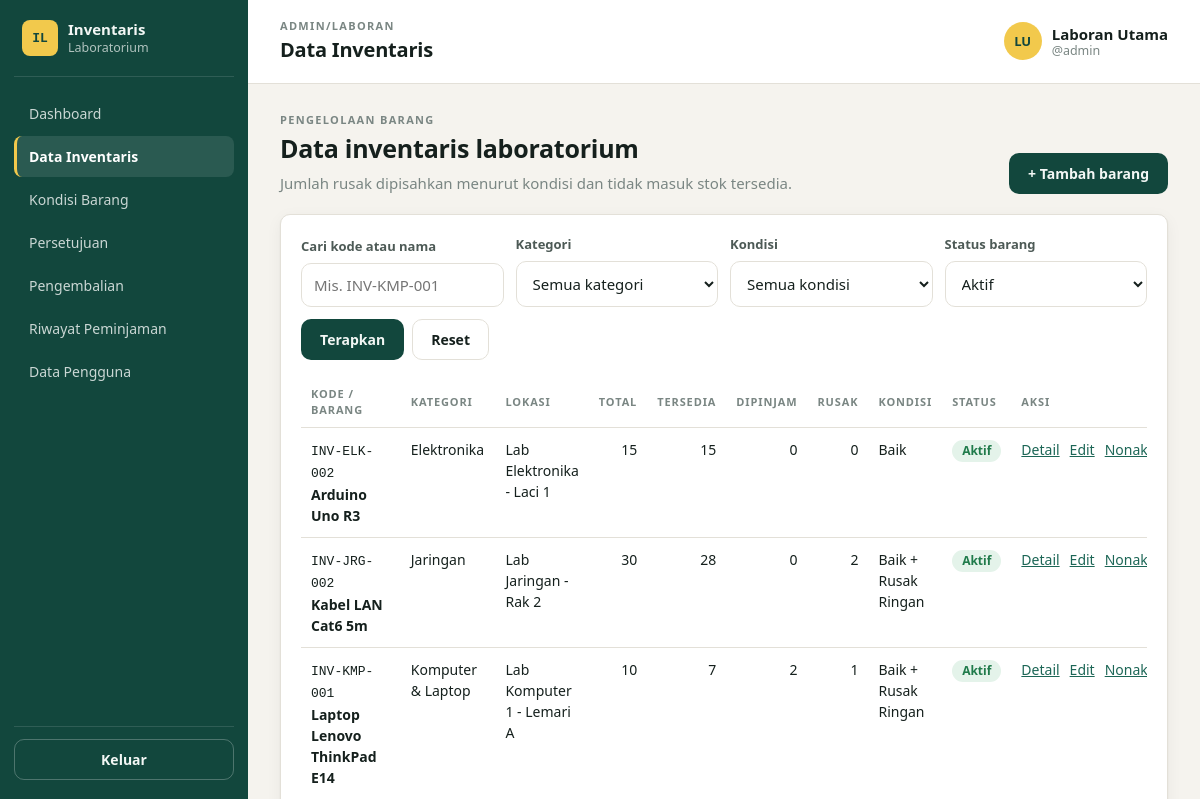
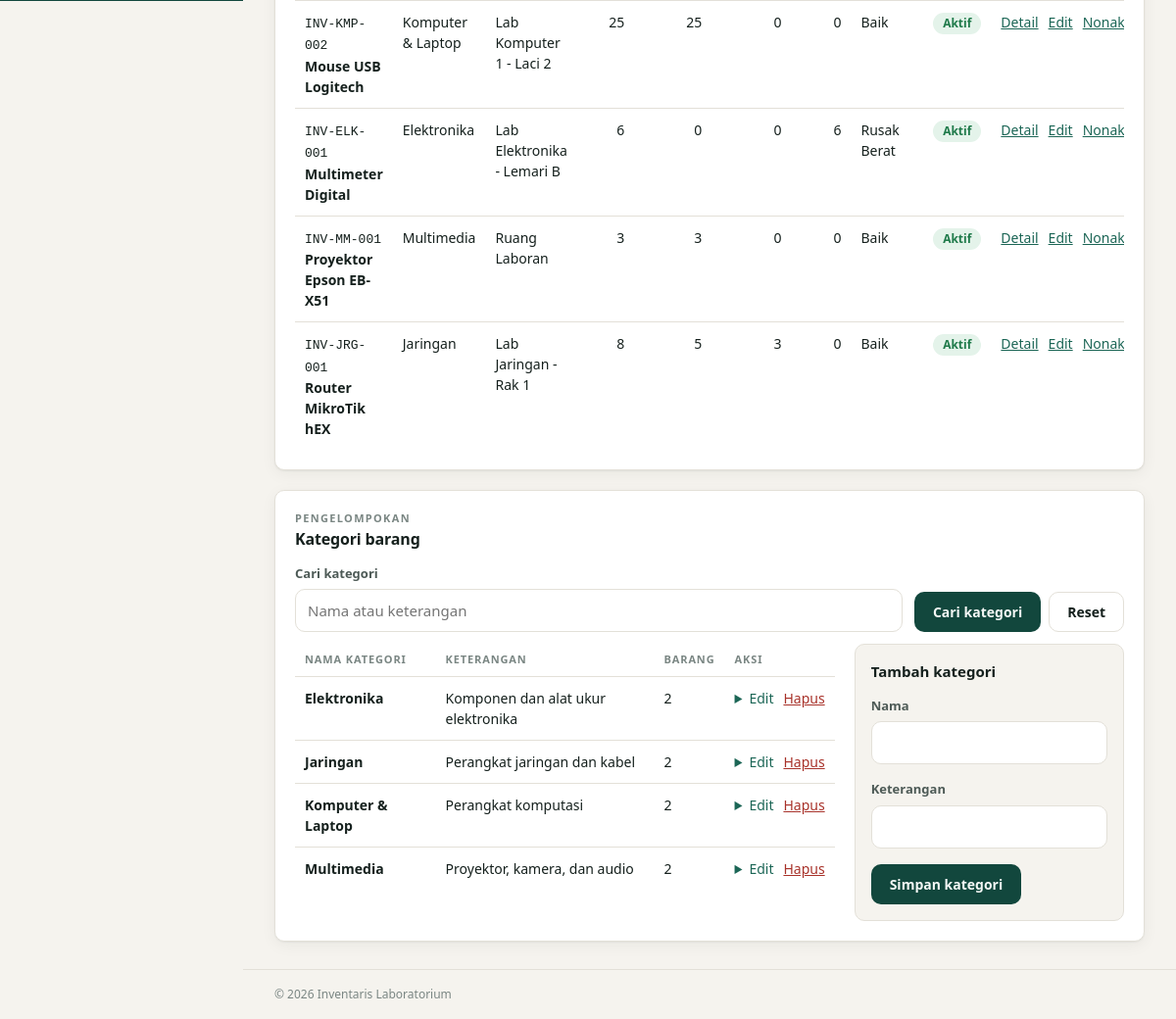
Page /modules/inventaris/index.php (signed in) on the committed database (2 pictures, top to bottom).
### tables this page shows
CREATE TABLE users (
  id            INT UNSIGNED AUTO_INCREMENT PRIMARY KEY,
  full_name     VARCHAR(100) NOT NULL,
  username      VARCHAR(50)  NOT NULL,
  password_hash VARCHAR(255) NOT NULL,              
  role          ENUM('admin','peminjam') NOT NULL DEFAULT 'peminjam',
  identity_no   VARCHAR(30)  NULL,                  
  user_type     ENUM('laboran','mahasiswa','dosen') NOT NULL DEFAULT 'mahasiswa',
  is_active     TINYINT(1)   NOT NULL DEFAULT 1,    
  created_at    DATETIME     NOT NULL DEFAULT CURRENT_TIMESTAMP,
  updated_at    DATETIME     NOT NULL DEFAULT CURRENT_TIMESTAMP ON UPDATE CURRENT_TIMESTAMP,
  CONSTRAINT uq_users_username UNIQUE (username)
);

CREATE TABLE inventories (
  id              INT UNSIGNED AUTO_INCREMENT PRIMARY KEY,
  code            VARCHAR(30)  NOT NULL,
  name            VARCHAR(150) NOT NULL,
  category_id     INT UNSIGNED NOT NULL,
  location        VARCHAR(100) NOT NULL,
  description     TEXT NULL,
  qty_total       INT UNSIGNED NOT NULL DEFAULT 0,
  qty_available   INT UNSIGNED NOT NULL DEFAULT 0,
  qty_borrowed    INT UNSIGNED NOT NULL DEFAULT 0,
  qty_damaged     INT UNSIGNED NOT NULL DEFAULT 0,  
  qty_damaged_light INT UNSIGNED NOT NULL DEFAULT 0,
  qty_damaged_heavy INT UNSIGNED NOT NULL DEFAULT 0,
  is_active       TINYINT(1)   NOT NULL DEFAULT 1,  
  created_at      DATETIME     NOT NULL DEFAULT CURRENT_TIMESTAMP,
  updated_at      DATETIME     NOT NULL DEFAULT CURRENT_TIMESTAMP ON UPDATE CURRENT_TIMESTAMP,
  CONSTRAINT uq_inventories_code UNIQUE (code),
  CONSTRAINT fk_inventories_category FOREIGN KEY (category_id)
    REFERENCES categories(id) ON UPDATE CASCADE ON DELETE RESTRICT,
  CONSTRAINT chk_inventories_balance
    CHECK (qty_total = qty_available + qty_borrowed + qty_damaged),
  CONSTRAINT chk_inventories_damage_split
    CHECK (qty_damaged = qty_damaged_light + qty_damaged_heavy)
);

CREATE TABLE categories (
  id          INT UNSIGNED AUTO_INCREMENT PRIMARY KEY,
  name        VARCHAR(100) NOT NULL,
  description VARCHAR(255) NULL,
  is_active   TINYINT(1)   NOT NULL DEFAULT 1,
  created_at  DATETIME     NOT NULL DEFAULT CURRENT_TIMESTAMP,
  updated_at  DATETIME     NOT NULL DEFAULT CURRENT_TIMESTAMP ON UPDATE CURRENT_TIMESTAMP,
  CONSTRAINT uq_categories_name UNIQUE (name)
);

### includes/helpers.php (called while the page is built, shortened)
<?php
require_once __DIR__ . '/../config/database.php';
function e($value): string
{
    return htmlspecialchars((string)$value, ENT_QUOTES, 'UTF-8');
}
function url(string $path = ''): string
{
    return BASE_URL . '/' . ltrim($path, '/');
}
function get_flashes(): array
{
    $items = $_SESSION['flash'] ?? [];
    return $items;
}
function inventory_condition_label(array $item): string
{
    $labels = [];
    if (((int)($item['qty_available'] ?? 0) + (int)($item['qty_borrowed'] ?? 0)) > 0) $labels[] = 'Baik';
    if ((int)($item['qty_damaged_light'] ?? 0) > 0) $labels[] = 'Rusak Ringan';
    if ((int)($item['qty_damaged_heavy'] ?? 0) > 0) $labels[] = 'Rusak Berat';
    return $labels ? implode(' + ', $labels) : '—';
}

### auth/session.php (called while the page is built, shortened)
<?php
require_once __DIR__ . '/../includes/helpers.php';
function current_user(): ?array
{
    return $_SESSION['user'] ?? null;
}
function require_login(): array
{
    $user = current_user();
    $expired = isset($_SESSION['last_activity']) && time() - $_SESSION['last_activity'] > SESSION_TIMEOUT;
    if ($user && !$expired) {
        $stmt = db()->prepare('SELECT role, is_active FROM users WHERE id = ?');
        $stmt->execute([$user['id']]);
        $row = $stmt->fetch();
        if ($row && (int)$row['is_active'] === 1) {
            return $_SESSION['user'];
        }
    }
}
function require_role(string $role): array
{
    $user = require_login();
    return $user;
}

### config/database.php (called while the page is built, shortened)
<?php
function db(): PDO
{
    static $pdo = null;
    if ($pdo === null) {
        $dsn = sprintf('mysql:host=%s;port=%s;dbname=%s;charset=%s', DB_HOST, DB_PORT, DB_NAME, DB_CHARSET);
        try {
            $pdo = new PDO($dsn, DB_USER, DB_PASS, [
                PDO::ATTR_ERRMODE            => PDO::ERRMODE_EXCEPTION,
                PDO::ATTR_DEFAULT_FETCH_MODE => PDO::FETCH_ASSOC,
                PDO::ATTR_EMULATE_PREPARES   => false,
            ]);
        } catch (PDOException $e) {
            http_response_code(500);
            exit('Koneksi database gagal. Periksa config/config.php dan pastikan MySQL XAMPP aktif.');
        }
    }
    return $pdo;
}

### modules/inventaris/index.php (the view, shortened to what this page needs)
<?php
require_once __DIR__ . '/../../auth/session.php';
require_once __DIR__ . '/../../includes/helpers.php';
$user = require_role('admin');
$pdo = db();
$q = trim((string)($_GET['q'] ?? ''));
$categoryQuery = trim((string)($_GET['category_q'] ?? ''));
$active = (string)($_GET['active'] ?? '1');
$where = [];
$params = [];
if ($active === '0' || $active === '1') { $where[] = 'i.is_active = ?'; $params[] = (int)$active; }
$sql = 'SELECT i.*, c.name AS category_name FROM inventories i JOIN categories c ON c.id = i.category_id' . ($where ? ' WHERE ' . implode(' AND ', $where) : '') . ' ORDER BY i.name';
$stmt = $pdo->prepare($sql); $stmt->execute($params); $items = $stmt->fetchAll();
$categorySql = 'SELECT c.*, (SELECT COUNT(*) FROM inventories i WHERE i.category_id = c.id) AS item_count FROM categories c';
$categoryParams = [];
$categorySql .= ' ORDER BY c.name';
$categoryStmt = $pdo->prepare($categorySql); $categoryStmt->execute($categoryParams); $categories = $categoryStmt->fetchAll();
$pageTitle = 'Data Inventaris'; $activeMenu = 'inventaris';
require __DIR__ . '/../../layouts/header.php';
?>
<section class="page-heading">
  <div><p class="eyebrow">Pengelolaan barang</p><h2>Data inventaris laboratorium</h2><p class="muted">Jumlah rusak dipisahkan menurut kondisi dan tidak masuk stok tersedia.</p></div>
  <a class="btn" href="<?= e(url('modules/inventaris/form.php')) ?>">+ Tambah barang</a>
</section>
<section class="card">
  <form method="get" class="filter-bar">
    <label class="field"><span>Cari kode atau nama</span><input type="search" name="q" value="<?= e($q) ?>" placeholder="Mis. INV-KMP-001"></label>
    <label class="field"><span>Kategori</span><select name="category_id"><option value="">Semua kategori</option></select></label>
    <label class="field"><span>Kondisi</span><select name="condition"><option value="">Semua kondisi</option></select></label>
    <label class="field"><span>Status barang</span><select name="active"><option value="1"<?= $active === '1' ? ' selected' : '' ?>>Aktif</option></select></label>
    <div class="filter-actions"><button class="btn" type="submit">Terapkan</button><a class="btn btn-light" href="<?= e(url('modules/inventaris/index.php')) ?>">Reset</a></div>
  </form>
  <div class="table-wrap"><table class="table"><thead><tr><th>Kode / Barang</th><th>Kategori</th><th>Lokasi</th><th class="num">Total</th><th class="num">Tersedia</th><th class="num">Dipinjam</th><th class="num">Rusak</th><th>Kondisi</th><th>Status</th><th>Aksi</th></tr></thead><tbody>
  <?php foreach ($items as $item): ?><tr>
    <td><span class="mono"><?= e($item['code']) ?></span><br><strong><?= e($item['name']) ?></strong></td><td><?= e($item['category_name']) ?></td><td><?= e($item['location']) ?></td>
    <td class="num"><?= (int)$item['qty_total'] ?></td><td class="num"><?= (int)$item['qty_available'] ?></td><td class="num"><?= (int)$item['qty_borrowed'] ?></td><td class="num"><?= (int)$item['qty_damaged'] ?></td>
    <td><?= e(inventory_condition_label($item)) ?></td><td><?= (int)$item['is_active'] ? '<span class="badge badge-success">Aktif</span>' : '<span class="badge badge-neutral">Nonaktif</span>' ?></td>
    <td><div class="row-actions"><a href="<?= e(url('modules/inventaris/detail.php?id=' . (int)$item['id'])) ?>">Detail</a><a href="<?= e(url('modules/inventaris/form.php?id=' . (int)$item['id'])) ?>">Edit</a><form method="post" action="<?= e(url('modules/inventaris/action.php')) ?>"><?= csrf_field() ?><input type="hidden" name="action" value="inventory_toggle"><input type="hidden" name="id" value="<?= (int)$item['id'] ?>"><button class="link-button" data-confirm="Ubah status barang ini?" type="submit"><?= (int)$item['is_active'] ? 'Nonaktifkan' : 'Aktifkan' ?></button></form></div></td>
  </tr><?php endforeach; ?>
  </tbody></table></div>
</section>
<section class="card category-section" id="kategori">
  <div class="card-head"><div><p class="eyebrow">Pengelompokan</p><h3>Kategori barang</h3></div></div>
  <form method="get" class="filter-bar category-search"><label class="field"><span>Cari kategori</span><input type="search" name="category_q" value="<?= e($categoryQuery) ?>" placeholder="Nama atau keterangan"></label><div class="filter-actions"><button class="btn" type="submit">Cari kategori</button><a class="btn btn-light" href="<?= e(url('modules/inventaris/index.php#kategori')) ?>">Reset</a></div></form>
  <div class="category-layout">
    <div class="table-wrap"><table class="table"><thead><tr><th>Nama kategori</th><th>Keterangan</th><th>Barang</th><th>Aksi</th></tr></thead><tbody>
    <?php foreach ($categories as $category): ?><tr><td><strong><?= e($category['name']) ?></strong></td><td><?= e($category['description'] ?: '—') ?></td><td><?= (int)$category['item_count'] ?></td><td><div class="row-actions"><details class="category-edit"><summary>Edit</summary></details><form method="post" action="<?= e(url('modules/inventaris/action.php')) ?>"><button type="submit" class="link-button danger-link" data-confirm="Hapus kategori yang belum digunakan?">Hapus</button></form></div></td></tr><?php endforeach; ?>
    </tbody></table></div>
    <form method="post" action="<?= e(url('modules/inventaris/action.php')) ?>" class="category-create"><?= csrf_field() ?><input type="hidden" name="action" value="category_save"><h4>Tambah kategori</h4><label class="field"><span>Nama</span><input name="name" maxlength="100" required></label><label class="field"><span>Keterangan</span><input name="description" maxlength="255"></label><button class="btn" type="submit">Simpan kategori</button></form>
  </div>
</section>
<?php require __DIR__ . '/../../layouts/footer.php'; ?>

### layouts/header.php (shortened to what this page needs)
<?php
$pageTitle  = $pageTitle  ?? 'Dashboard';
$roleLabel  = $user['role'] === 'admin' ? 'Admin/Laboran' : ucfirst($user['user_type']);
$initials   = strtoupper(implode('', array_map(fn($w) => $w[0] ?? '', array_slice(explode(' ', preg_replace('/^(Dr\.|Prof\.)\s*/', '', $user['full_name'])), 0, 2))));
?>
<!DOCTYPE html>
<html lang="id">
<head>
  <link rel="stylesheet" href="<?= e(url('assets/css/style.css')) ?>">
</head>
<body>
<div class="app">
  <?php require __DIR__ . '/sidebar.php'; ?>
  <div class="main">
    <header class="topbar">
      <div class="topbar-title">
        <p class="eyebrow"><?= e($roleLabel) ?></p>
        <h1><?= e($pageTitle) ?></h1>
      </div>
      <div class="topbar-user">
        <span class="avatar"><?= e($initials) ?></span>
        <span class="user-meta">
          <strong><?= e($user['full_name']) ?></strong>
          <small>@<?= e($user['username']) ?></small>
        </span>
      </div>
    </header>
    <main class="content">

### rows in the picture
users: role "ADMIN/LABORAN", role "LU", role "Laboran Utama", role "admin"
inventories: code "INV-ELK-002", name "Arduino Uno R3", category.name "Elektronika", location "Lab Elektronika - Laci 1", qty_total "15", qty_available "15", qty_borrowed "0", qty_damaged "0", item "Baik", is_active "Aktif"
inventories: code "INV-JRG-002", name "Kabel LAN Cat6 5m", category.name "Jaringan", location "Lab Jaringan - Rak 2", qty_total "30", qty_available "28", qty_borrowed "0", qty_damaged "2", item "Baik + Rusak Ringan", is_active "Aktif"
inventories: code "INV-KMP-001", name "Laptop Lenovo ThinkPad E14", category.name "Komputer & Laptop", location "Lab Komputer 1 - Lemari A", qty_total "10", qty_available "7", qty_borrowed "2", qty_damaged "1", item "Baik + Rusak Ringan", is_active "Aktif"
inventories: code "INV-KMP-002", name "Mouse USB Logitech", category.name "Komputer & Laptop", location "Lab Komputer 1 - Laci 2", qty_total "25", qty_available "25", qty_borrowed "0", qty_damaged "0", item "Baik", is_active "Aktif"
inventories: code "INV-ELK-001", name "Multimeter Digital", category.name "Elektronika", location "Lab Elektronika - Lemari B", qty_total "6", qty_available "0", qty_borrowed "0", qty_damaged "6", item "Rusak Berat", is_active "Aktif"
inventories: code "INV-MM-001", name "Proyektor Epson EB-X51", category.name "Multimedia", location "Ruang Laboran", qty_total "3", qty_available "3", qty_borrowed "0", qty_damaged "0", item "Baik", is_active "Aktif"
inventories: code "INV-JRG-001", name "Router MikroTik hEX", category.name "Jaringan", location "Lab Jaringan - Rak 1", qty_total "8", qty_available "5", qty_borrowed "3", qty_damaged "0", item "Baik", is_active "Aktif"
categories: name "Elektronika", description "Komponen dan alat ukur elektronika", item_count "2"
categories: name "Jaringan", description "Perangkat jaringan dan kabel", item_count "2"
categories: name "Komputer & Laptop", description "Perangkat komputasi", item_count "2"
categories: name "Multimedia", description "Proyektor, kamera, dan audio", item_count "2"

### other values in the picture
$m['label'] "Dashboard"
$m['label'] "Data Inventaris"
$m['label'] "Kondisi Barang"
$m['label'] "Persetujuan"
$m['label'] "Pengembalian"
$m['label'] "Riwayat Peminjaman"
$m['label'] "Data Pengguna"
$pageTitle "Data Inventaris"
APP_NAME "Inventaris Laboratorium"
